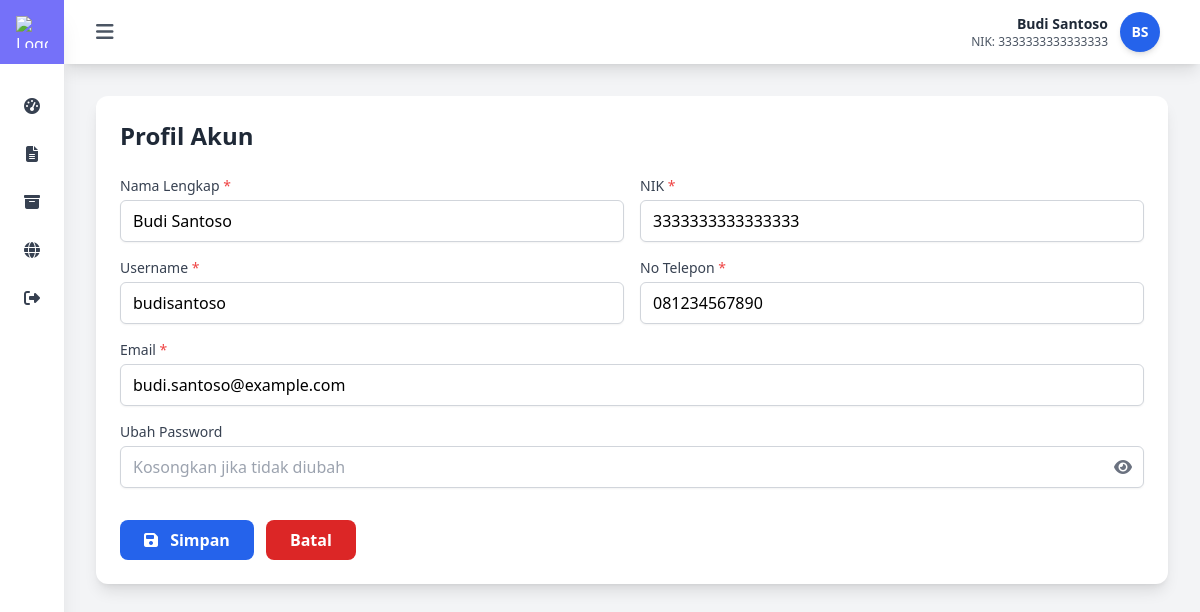
The page /user/profile.php (signed in) on the database its author committed.
### tables this page shows
CREATE TABLE `user` (
  `user_id` int(11) NOT NULL,
  `nama` varchar(100) DEFAULT NULL,
  `nik` varchar(20) DEFAULT NULL,
  `username` varchar(50) DEFAULT NULL,
  `no_telepon` varchar(20) DEFAULT NULL,
  `email` varchar(100) DEFAULT NULL,
  `password` varchar(255) DEFAULT NULL
);

### config.php (called while the page is built, shortened)
<?php
class Database {
    private static $connection = null;
    public static function connect() {
        if (self::$connection === null) {
            try {
                self::$connection = new PDO(
                    "mysql:host=" . DB_HOST . ";dbname=" . DB_NAME . ";charset=utf8mb4",
                    DB_USER,
                    DB_PASS,
                    [
                        PDO::ATTR_ERRMODE => PDO::ERRMODE_EXCEPTION,
                        PDO::ATTR_DEFAULT_FETCH_MODE => PDO::FETCH_ASSOC,
                        PDO::ATTR_EMULATE_PREPARES => false
                    ]
                );
            } catch (PDOException $e) {
                die("Koneksi database gagal: " . $e->getMessage());
            }
        }
        return self::$connection;
    }
    public static function query($sql, $params = []) {
        $stmt = self::connect()->prepare($sql);
        $stmt->execute($params);
        return $stmt;
    }
}
class Session {
    public static function get($key, $default = null) {
        return $_SESSION[$key] ?? $default;
    }
    public static function getUserId() {
        return self::get('user_id');
    }
}
?>

### user/profile.php (the view, shortened to what this page needs)
<?php
require_once '../config.php';
$userId = Session::getUserId();
$user = Database::query(
    "SELECT user_id, username, nama, email, no_telepon, nik
     FROM user
     WHERE user_id = ?",
    [$userId]
)->fetch();
$body_class = '';
if (!isset($_COOKIE['sidebarOpen']) || $_COOKIE['sidebarOpen'] !== 'true') {
    $body_class .= ' sidebar-closed';
}
$body_class .= ' no-transition';
?>
<!DOCTYPE html>
<html lang="id">
<head>
    <script src="https://cdn.tailwindcss.com"></script>
    <link href="https://cdnjs.cloudflare.com/ajax/libs/font-awesome/6.4.0/css/all.min.css" rel="stylesheet">
    <link rel="stylesheet" href="https://cdn.jsdelivr.net/npm/sweetalert2@11/dist/sweetalert2.min.css">
</head>
<body class="bg-gray-100 <?= trim($body_class) ?>">
    <div class="flex">
        <?php require_once 'sidebar.php'; ?>
        <div id="main-content-wrapper" class="w-full min-h-screen flex flex-col" style="min-width: 0;">
            <?php require_once 'navbar.php'; ?>
            <div class="pt-20 sm:pt-24 px-4 sm:px-5 md:px-6 lg:px-8 pb-8">
                <div class="bg-white rounded-xl shadow-lg p-4 sm:p-5 lg:p-6">
                    <h2 class="text-2xl font-bold text-gray-800 mb-6">Profil Akun</h2>
                    <form method="POST" action="profile.php" id="form-info" class="mt-6">
                        <div class="grid md:grid-cols-2 gap-4">
                            <div>
                                <label for="nama_lengkap" class="block text-sm form-label mb-1">Nama Lengkap <span class="text-red-500">*</span></label>
                                <input type="text" name="nama" id="nama_lengkap" required maxlength="100"
                                       value="<?= htmlspecialchars($user['nama'] ?? '') ?>"
                                       class="form-grid-input">
                            </div>
                            <div>
                                <label for="nik" class="block text-sm form-label mb-1">NIK <span class="text-red-500">*</span></label>
                                <input type="text" name="nik" id="nik" value="<?= htmlspecialchars($user['nik']) ?>" required maxlength="16" pattern="\d{16}"
                                       class="form-grid-input">
                            </div>
                            <div>
                                <label for="username" class="block text-sm form-label mb-1">Username <span class="text-red-500">*</span></label>
                                <input type="text" name="username" id="username" required value="<?= htmlspecialchars($user['username'] ?? '') ?>" maxlength="50"
                                       class="form-grid-input">
                            </div>
                            <div>
                                <label for="no_telepon" class="block text-sm form-label mb-1">No Telepon <span class="text-red-500">*</span></label>
                                <input type="tel" name="no_telepon" id="no_telepon" maxlength="20"
                                       value="<?= htmlspecialchars($user['no_telepon'] ?? '') ?>"
                                       class="form-grid-input">
                            </div>
                            <div class="md:col-span-2">
                                <label for="email" class="block text-sm form-label mb-1">Email <span class="text-red-500">*</span></label>
                                <input type="email" name="email" id="email" required maxlength="50"
                                       value="<?= htmlspecialchars($user['email'] ?? '') ?>"
                                       class="form-grid-input">
                            </div>
                            <div class="md:col-span-2">
                                <label for="password" class="block text-sm form-label mb-1">Ubah Password</label>
                                 <div class="input-group">
                                    <input type="password" name="password" id="password" minlength="6" maxlength="50"
                                        class="form-grid-input pr-10" placeholder="Kosongkan jika tidak diubah">
                                     <span class="input-group-text" onclick="togglePasswordVisibility('password')">
                                        <i class="fas fa-eye"></i>
                                    </span>
                                </div>
                            </div>
                        </div>
                        <div class="flex justify-start space-x-3 mt-8">
                            <button type="submit"
                                    class="bg-blue-600 text-white px-6 py-2 rounded-lg hover:bg-blue-700 font-semibold">
                                <i class="fas fa-save mr-2"></i> Simpan
                            </button>
                            <a href="dashboard.php" class="bg-red-600 text-white px-6 py-2 rounded-lg hover:bg-red-700 font-semibold text-center">
                                Batal
                            </a>
                        </div>
                    </form>
                </div>
            </div>
        </div>
    </div>
</body>
</html>

### user/navbar.php (shortened to what this page needs)
<nav class="bg-white shadow-lg z-20" id="user-navbar">
    <div class="px-4 md:px-8">
        <div class="flex justify-between items-center h-16">
            <div class="flex items-center space-x-3 text-gray-800 h-full">
                <button id="sidebar-toggle-desktop" class="text-gray-600 hover:text-gray-900 focus:outline-none hidden md:block">
                    <i class="fas fa-bars text-xl"></i>
                </button>
            </div>
            <div class="relative flex items-center" x-data="{ open: false }" @click.outside="open = false">
                <button @click="open = !open" class="flex items-center focus:outline-none p-2 rounded-lg hover:bg-gray-50">
                    <div class="text-gray-800 text-right hidden sm:block mr-3">
                        <p class="font-semibold text-sm"><?= htmlspecialchars($user['nama']) ?></p>
                        <p class="text-xs text-gray-600">NIK: <?= htmlspecialchars($user['nik']) ?></p>
                    </div>
                    <div class="w-10 h-10 rounded-full bg-blue-600 flex items-center justify-center text-white font-bold text-sm flex-shrink-0 shadow-md">
                        <?= getInitials($user['nama']) ?>
                    </div>
                </button>
            </div>
        </div>
    </div>
</nav>

### user/profile.php (style rules this page uses)
.form-grid-input { padding: 0.5rem 0.75rem; border: 1px solid #d1d5db; border-radius: 0.375rem; box-shadow: 0 1px 2px 0 rgba(0,0,0,0.05); width: 100%; }
.form-label { color: #374151; font-weight: 500; }
.input-group { position: relative; width: 100%; }
.input-group-text { position: absolute; right: 0; padding: 0.5rem 0.75rem; top: 50%; transform: translateY(-50%); cursor: pointer; color: #6b7280; }

### user/sidebar.php (style rules this page uses)
html { overflow-y: scroll; scrollbar-width: none; -ms-overflow-style: none; }
#main-content-wrapper { margin-left: 256px; }
#user-navbar { width: calc(100% - 256px); left: 256px; position: fixed; }
body.sidebar-closed #main-content-wrapper { margin-left: 64px; }
body.sidebar-closed #user-navbar { width: calc(100% - 64px); left: 64px; position: fixed; }

### rows shown on the page
user: nama "Budi Santoso", nik "3333333333333333", nama "BS", username "budisantoso", no_telepon "081234567890", email "budi.santoso@example.com"
